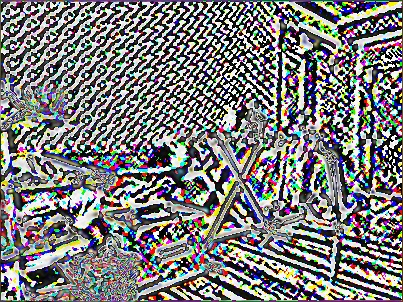

The script that drew this image:
import numpy as np
import cv2
import os
import math
import pylab as p
import numpy as np

window_title = "The Input Image"
input_image = "input.jpg"
output_image = os.path.basename(__file__)[:-len(".py")] + ".jpg"
HORIZONTAL = 0
VERTICAL = 1


def read_image(file_name=input_image):
    img = cv2.imread(file_name)
    return img


def display_image(img, window_title=window_title):
    cv2.namedWindow(window_title, cv2.WINDOW_NORMAL)
    cv2.imshow(window_title, img)
    cv2.waitKey(0)
    cv2.destroyAllWindows()
    return


def grayscale(img):
    grayscale = cv2.cvtColor(img, cv2.COLOR_BGR2GRAY)
    # =6, BGR and not RGB because of how cv2 returns images
    return grayscale


def save_to_disk(img, filename=output_image):
    cv2.imwrite(filename, img)


def get_dimensions_hw(img):
    return img.shape[0:2]


def get_middle_pixels_hw(img, new_height, new_width):
    input_img_h, input_img_w = get_dimensions_hw(img)
    if new_height > input_img_h:
        raise ValueError(
            "Requested new height (" + str(new_height) + ") is greater than image height (" + str(input_img_h) + ").")
    if new_width > input_img_w:
        raise ValueError(
            "Requested new width (" + str(new_width) + ") is greater than image width (" + str(input_img_w) + ").")
    middle_h = round(input_img_h / 2)
    half_new_height = round(new_height / 2)
    middle_w = round(input_img_w / 2)
    half_new_width = round(new_width / 2)
    middle_pixels = img[middle_h - half_new_height:middle_h + half_new_height,
                    middle_w - half_new_width:middle_w + half_new_width]
    return middle_pixels


def set_periodic_pixel(img, frequency, direction, new_pixel):
    h, w = get_dimensions_hw(img)
    img = np.array(img, copy=True)
    if direction == HORIZONTAL:
        for i in range(0, h):
            for j in range(0, w, frequency):
                img[i][j] = new_pixel
    elif direction == VERTICAL:
        for i in range(0, h, frequency):
            for j in range(0, w):
                img[i][j] = new_pixel
    return img


def flip(img, direction):
    h, w = get_dimensions_hw(img)
    flipped = np.array(img, copy=True)
    if direction == HORIZONTAL:
        for i in range(h):
            for j in range(w):
                flipped[i][j] = img[i][w - j - 1]
    elif direction == VERTICAL:
        for i in range(h):
            for j in range(w):
                flipped[i][j] = img[h - i - 1][j]
    return flipped


def show_side_by_side(img1, img2):
    h1, w1 = get_dimensions_hw(img1)
    h2, w2 = get_dimensions_hw(img2)
    side_by_side = np.zeros([max(h1, h2), w1 + w2, 3], np.uint8)
    for i in range(h1):
        for j in range(w1):
            side_by_side[i][j] = img1[i][j]
    for i in range(h2):
        for j in range(w2):
            side_by_side[i][j + w1] = img2[i][j]
    return side_by_side


def one_dimensional_gaussian(x, sigma=1):
    g = 1.0 / (pow(2 * math.pi, 0.5) * sigma) * pow(math.e, -x * x / (2 * sigma * sigma))
    return g


def diff_one_dimensional_gaussian(x, k, sigma=1):
    return (one_dimensional_gaussian(x + k) - one_dimensional_gaussian(x)) / (k)


def second_diff_one_dimensional_gaussian(x, k, sigma=1):
    return (diff_one_dimensional_gaussian(x + k, k) - diff_one_dimensional_gaussian(x, k)) / (k)


# Below functions are required for this assignment:
def filtered_gradient(im, sigma):
    # f_x = np.array(im,copy=True)
    # f_y = np.array(im,copy=True)
    im = cv2.GaussianBlur(im,(7,7),0)
    # im = cv2.cvtColor(im,cv2.COLOR_BGR2GRAY)
    img = np.array(im, copy=True)
    h, w = get_dimensions_hw(im)
    for i in range(1, h - 1):
        for j in range(1, w - 1):
            img[i][j] = im[i - 1][j - 1] + 2 * im[i][j - 1] + im[i + 1][j - 1] - im[i - 1][j + 1] - 2 * im[i][j + 1] - im[i + 1][j + 1]
    for i in range(1, h - 1):
        for j in range(1, w - 1):
            im[i][j] = img[i - 1][j - 1] + 2 * img[i - 1][j] + img[i - 1][j + 1] - img[i + 1][j - 1] - 2 * img[i + 1][j] - img[i + 1][j + 1]
    # return f_x, f_y
    return im

def edge_strength_and_orientation(f_x, f_y):
    f, d = None
    return f, d


def suppression(f, d):
    i = None
    return i


def hysteresis_thresholding(i, d, t_l, t_h):
    edge_map = None
    return edge_map


def canny_edge_detection(im, sigma, t_l, t_h):
    edge_map = None
    return edge_map


if __name__ == "__main__":
    img = read_image()
    print("Start")
    img = filtered_gradient(img, sigma=1)
    print("End")
    save_to_disk(img)
    pass

'''
Where am I now?
Trying to figure out what each part of the assignment is asking me to do. Output of part 1 looks convincingly close
when grayscale is applied; however, it is horribly inefficient -- takes a few seconds to do a scaled down image
(~300x400). Also the blurring is done by opencv. I want to have that done myself. Need to figure out how to generate
the mask for gaussian, given that (1) we're dealing with a discrete mask and (2) what exactly is the gaussian? Normal
gaussian, or 1st derivative, or second derivative?
'''
